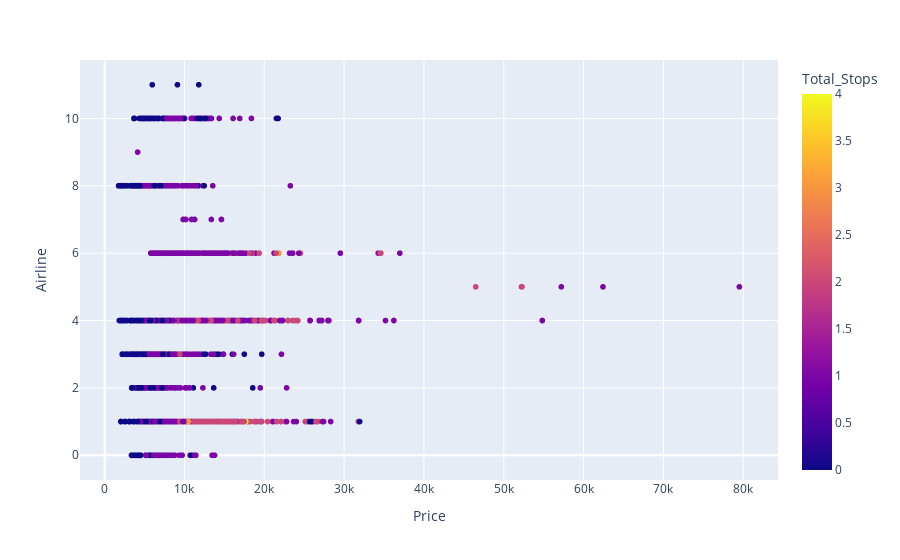

The cell this chart's notebook holds for it:
### Code cell
import pandas as pd
import numpy as np
import seaborn as sns
import matplotlib.pyplot as plt
import plotly.express as px
df=pd.read_csv(r"C:\Users\Mohan\PycharmProjects\pythonProject\miniproject 3\cleaned flight price.csv")
#plt.figure(figsize=(8, 5))
fig=px.scatter(df, y='Airline', x='Price',color='Total_Stops')

fig.show()

### Figure 1 — Plotly figure (JSON) as saved in the notebook; plotly's stock layout.template omitted (floating-point values rounded to 4 significant figures; data arrays with more than 128 entries replaced by an {"elided": "..."} marker saying what was removed)
{"data": [{"hovertemplate": "Price=%{x}<br>Airline=%{y}<br>Total_Stops=%{marker.color}<extra></extra>", "legendgroup": "", "marker": {"color": {"elided": "10682 int values"}, "coloraxis": "coloraxis", "symbol": "circle"}, "mode": "markers", "name": "", "showlegend": false, "type": "scattergl", "x": {"elided": "10682 int values"}, "xaxis": "x", "y": {"elided": "10682 int values"}, "yaxis": "y"}], "layout": {"autosize": true, "coloraxis": {"colorbar": {"title": {"text": "Total_Stops"}}, "colorscale": [[0, "#0d0887"], [0.1111, "#46039f"], [0.2222, "#7201a8"], [0.3333, "#9c179e"], [0.4444, "#bd3786"], [0.5556, "#d8576b"], [0.6667, "#ed7953"], [0.7778, "#fb9f3a"], [0.8889, "#fdca26"], [1, "#f0f921"]]}, "legend": {"tracegroupgap": 0}, "margin": {"t": 60}, "xaxis": {"anchor": "y", "autorange": true, "domain": [0, 1], "range": [-3275.0, 84550.0], "title": {"text": "Price"}, "type": "linear"}, "yaxis": {"anchor": "x", "autorange": true, "domain": [0, 1], "range": [-0.8517, 11.85], "title": {"text": "Airline"}, "type": "linear"}}}
